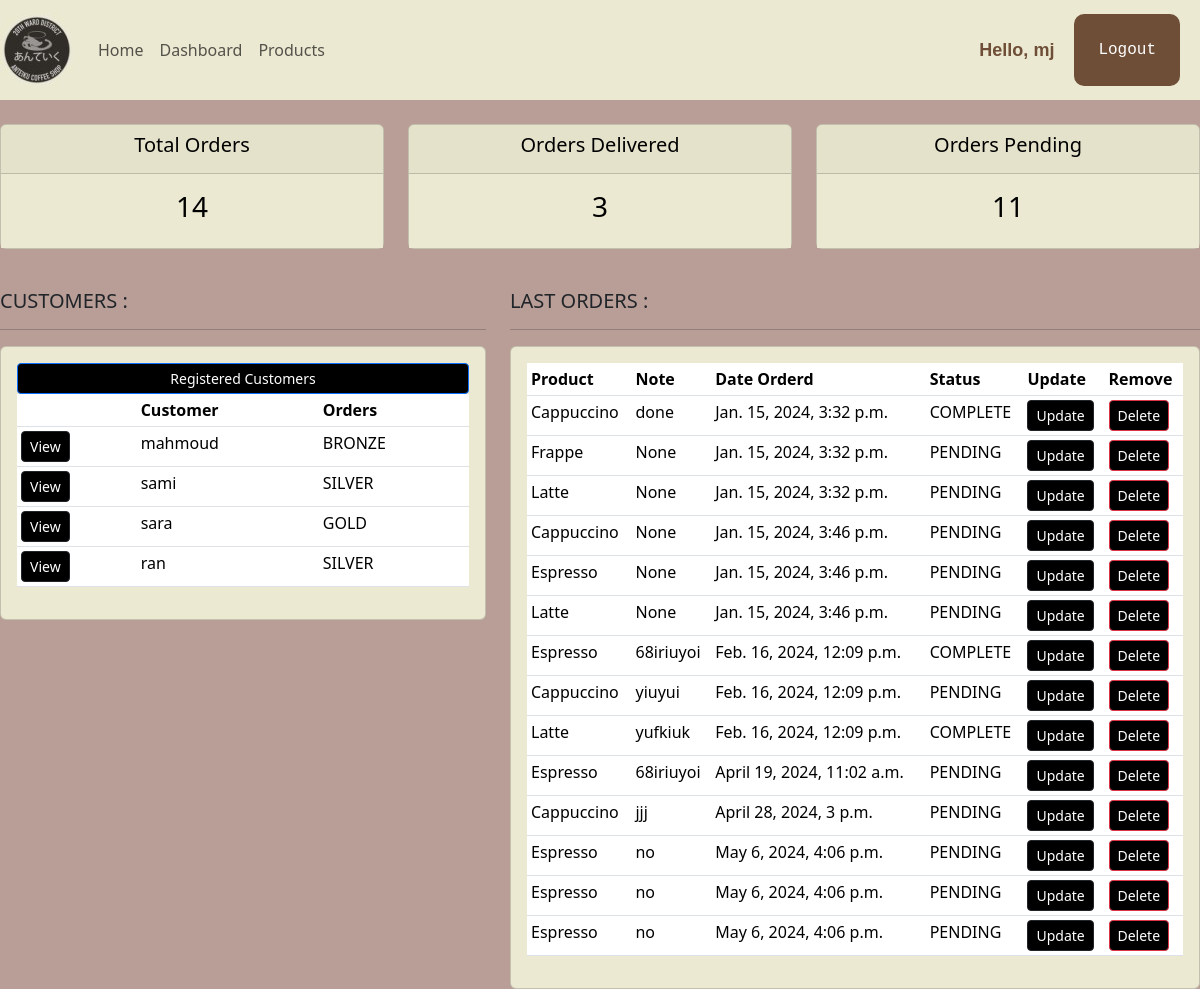
The app's page /dashboard/ (signed in), older data.
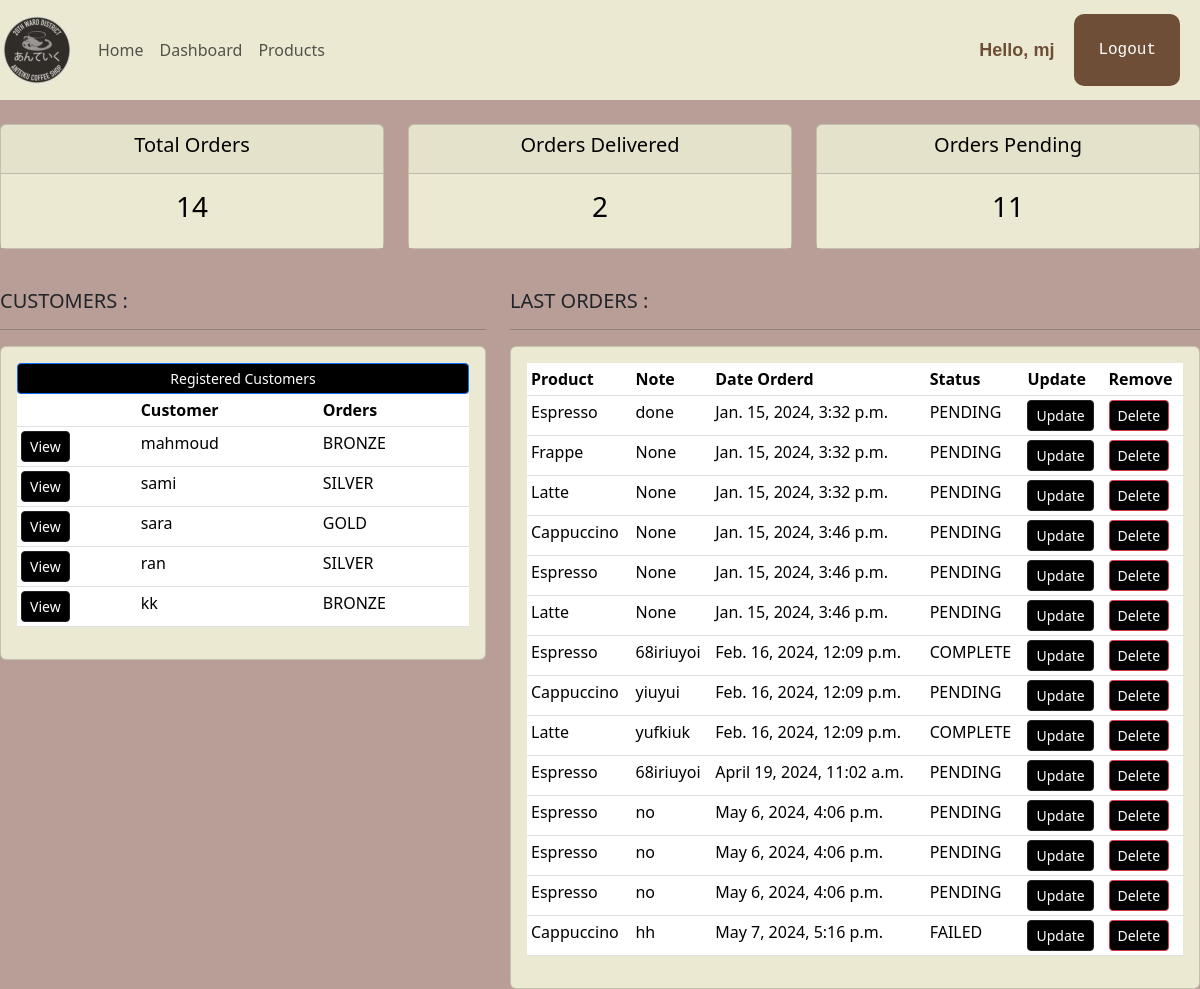
The same page, newer data.
### shopFront/models.py (models this page shows, shortened)
class Customer(models.Model):
    user = models.OneToOneField(User,null=True,blank=True,on_delete=models.CASCADE)
    name = models.CharField(max_length=255)
    last_name = models.CharField(max_length=255)
    email = models.EmailField(max_length=200, null=True)
    profile_pic = models.FileField(default="profile1.png", null=True, blank=True)
    phone = models.CharField(max_length=255)
    birth_date = models.DateField(null=True)
    membership = models.CharField(max_length=6,choices=MEMPERSHIP_CHOICES,default=MEMBERSHIP_BRONZE)

class Order(models.Model):
    placed_at = models.DateTimeField(auto_now_add=True)
    payment_status = models.CharField(max_length=20,choices=PAYMENT_STATUS_CHOICES,default=PAYMENT_STATUS_PENDING)
    customer = models.ForeignKey(Customer,on_delete=models.PROTECT)
    product = models.ForeignKey(Product,null=True, on_delete=models.PROTECT)
    note = models.CharField(max_length=1000, null=True)

class Product(models.Model):
    CATEGORY = (
			('Hot', 'Hot'),
			('Cold', 'Cold'),
			)
    HOLIDAYS = (
        ('Eid al-Fitr', 'Eid al-Fitr'),
        ('Christmas', 'Christmas'),
        ('Halloween', 'Halloween'),
    )
    title = models.CharField(max_length=255)
    description = models.TextField()
    unit_price = models.DecimalField(max_digits=6,decimal_places=2)
    inventory = models.IntegerField()
    last_update = models.DateTimeField(auto_now=True)
    promotions = models.CharField(max_length=200, null=True, choices=HOLIDAYS)
    category = models.CharField(max_length=200, null=True, choices=CATEGORY)
    def __str__(self):
        return self.title

### shopFront/decorators.py (the view)
	def wrapper_function(request, *args, **kwargs):
		group = None
		if request.user.groups.exists():
			group = request.user.groups.all()[0].name
		if group == 'customer':
			return redirect('user-page')
		if group == 'admin':
			return view_func(request, *args, **kwargs)

### shopFront/views.py (called while the page is built)
@login_required(login_url='loginPage')
@admin_only
def dashboard(request):
    orders = Order.objects.all()
    customers = Customer.objects.all()
    total_customers = customers.count()
    total_orders = orders.count()
    delivered = orders.filter(payment_status='COMPLETE').count
    pending = orders.filter(payment_status='PENDING').count
    context = {'orders':orders,'customers':customers,
               'total_orders':total_orders,'delivered':delivered,
               'pending':pending}
    return render(request,'shopFront/dashboard.html',context)

### shopFront/templates/shopFront/dashboard.html (shortened to what this page needs)
{% extends "shopFront/main.html" %}
{% load static %}
{% block content %}
{% include "shopFront/status.html" %}
<!DOCTYPE html>
<html lang="en">
<head>
    <link rel="stylesheet" href="{%static '/css/dashboard.css'%}">
</head>
<body>
    <br>
<div class="row">
    <div class="col-md-5">
        <h5>CUSTOMERS :</h5>
        <hr>
        <div class="card card-body">
            <a class="btn btn-primary btn-sm btn-block" href="">Registered Customers</a>
            <table class="table table-sm">
                <tr>
                    <th></th>
                    <th>Customer</th>
                    <th>Orders</th>
                </tr>
                {%for customer in customers%}
                            <tr>
                                <td><a class="btn btn-sm btn-dark" href="{% url "customerPage" customer.id %}">
                                    View
                                </a></td>
                                <td>{{customer.name}}</td>
                                <td>{{customer.membership}}</td>
                            </tr>
                {% endfor %}
            </table>
        </div>
    </div>
    <div class="col-md-7">
        <h5>LAST ORDERS :</h5>
        <hr>
        <div class="card card-body">
            <table class="table table-sm">
                <tr>
                    <th>Product</th>
                    <th>Note</th>
                    <th>Date Orderd</th>
                    <th>Status</th>
                    <th>Update</th>
                    <th>Remove</th>
                </tr>
                {%for order in orders%}
                            <tr>
                                <td>{{order.product}}</td>
                                <td>{{order.note}}</td>
                                <td>{{order.placed_at}}</td>
                                <td>{{order.payment_status}}</td>
                                <td><a class="btn btn-sm  btn-dark" href="{% url "update_order" order.id %}">Update</a></td>
                                <td><a class="btn btn-sm btn-danger" href="{% url "delete_order" order.id %}">Delete</a></td>
                            </tr>
                {% endfor %}
            </table>
        </div>
    </div>
</div>
</body>
</html>
{% endblock  %}

### shopFront/templates/shopFront/main.html (shortened to what this page needs)
{% load static %}
<!DOCTYPE html>
<html lang="en">
<head>
    <link rel="stylesheet" href="https://cdn.jsdelivr.net/npm/bootstrap@5.3.2/dist/css/bootstrap.min.css">
</head>
<body>
    {% include "shopFront/navbar.html" %}
    {% block content %}
    {% endblock %}
</body>
</html>

### shopFront/templates/shopFront/navbar.html (shortened to what this page needs)
{% load static %}
<nav class="navbar sticky-top navbar-expand-lg navbar-light" style="background-color:#ece9d2">
    <a class="navbar-brand" href="#"><img src="{% static "/images/logo.jpg" %}" alt="coffe mug"></a>
    <div class="collapse navbar-collapse" id="navbarNav">
      <ul class="navbar-nav">
        <li class="nav-item active">
          <a class="nav-link" href="{% url "homePage" %}">Home</a>
        </li>
        {% if request.user.is_staff %}
        <li class="nav-item">
          <a class="nav-link" href="{% url "dashboardPage" %}">Dashboard</a>
        </li>
        <li class="nav-item">
          <a class="nav-link" href="{% url "productsPage" %}">Products</a>
        </li>
        {% endif %}
      </ul>
    </div>
    <span class="hello-msg">Hello, {{request.user}}</span>
    <form action="{% url 'logout' %}">
      <input class="logout-btn" type="submit" value="Logout" />
    </form>
  </nav>

### shopFront/templates/shopFront/status.html
<br>
<div class="row">
    <div class="col">
        <div class="col-md">
            <div class="card text-center text-black mb-3" id="total-orders">
                <div class="card-header">
                    <h5 class="card-title">Total Orders</h5>
                </div>
                <div class="card-body">
                    <h3 class="card-title">{{total_orders}}</h3>
                </div>
            </div>
        </div>
    </div>
    <div class="col">
        <div class="col-md">
            <div class="card text-center text-black mb-3" id="orders-delivered">
                <div class="card-header">
                    <h5 class="card-title">Orders Delivered</h5>
                </div>
                <div class="card-body">
                    <h3 class="card-title">{{delivered}}</h3>
                </div>
            </div>
        </div>
    </div>
    <div class="col">
        <div class="col-md">
            <div class="card text-center text-black mb-3" id="orders-pending">
                <div class="card-header">
                    <h5 class="card-title">Orders Pending</h5>
                </div>
                <div class="card-body">
                    <h3 class="card-title">{{pending}}</h3>
                </div>
            </div>
        </div>
    </div>
</div>

### static/css/dashboard.css (style rules this page uses)
.btn { background-color: black; }
.card-body { background-color: #ece9d2; }

### shopFront/templates/shopFront/main.html (style rules this page uses)
body { background-color : #B89E97; }
#total-orders { background-color: #ece9d2; }
#orders-delivered { background-color: #ece9d2; }
#orders-pending { background-color: #ece9d2; }

### shopFront/templates/shopFront/navbar.html (style rules this page uses)
.hello-msg { font-size:18px; color:#6F4E37; font-weight:bold; font-family: sans-serif; margin-right:20px; }

Row changes from the older to the newer data that the page shows:
removed Order: product "Cappuccino", note "jjj", placed_at "April 28, 2024, 3 p.m.", payment_status "PENDING"
added Customer: name "kk", membership "BRONZE"
changed Order "done": product "Cappuccino" → "Espresso"; payment_status "COMPLETE" → "PENDING"
added Order: product "Cappuccino", note "hh", placed_at "May 7, 2024, 5:16 p.m.", payment_status "FAILED"
Text that changed along with them:
{{ delivered }}: "3" → "2"
